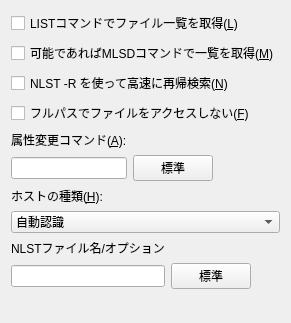
<?xml version="1.0" encoding="UTF-8"?>
<ui version="4.0">
 <class>HostSettingSpecialForm</class>
 <widget class="QWidget" name="HostSettingSpecialForm">
  <property name="geometry">
   <rect>
    <x>0</x>
    <y>0</y>
    <width>278</width>
    <height>323</height>
   </rect>
  </property>
  <property name="layoutDirection">
   <enum>Qt::LayoutDirection::LeftToRight</enum>
  </property>
  <property name="autoFillBackground">
   <bool>false</bool>
  </property>
  <layout class="QVBoxLayout" name="verticalLayout_3">
   <item>
    <layout class="QVBoxLayout" name="verticalLayout">
     <item>
      <widget class="QCheckBox" name="checkBox_ListCmdOnly">
       <property name="text">
        <string>LISTコマンドでファイル一覧を取得(&amp;L)</string>
       </property>
      </widget>
     </item>
     <item>
      <widget class="QCheckBox" name="checkBox_UseMLSD">
       <property name="text">
        <string>可能であればMLSDコマンドで一覧を取得(&amp;M)</string>
       </property>
      </widget>
     </item>
     <item>
      <widget class="QCheckBox" name="checkBox_UseNLST_R">
       <property name="text">
        <string>NLST -R を使って高速に再帰検索(&amp;N)</string>
       </property>
      </widget>
     </item>
     <item>
      <widget class="QCheckBox" name="checkBox_NoFullPath">
       <property name="text">
        <string>フルパスでファイルをアクセスしない(&amp;F)</string>
       </property>
      </widget>
     </item>
    </layout>
   </item>
   <item>
    <layout class="QGridLayout" name="gridLayout">
     <item row="1" column="0">
      <widget class="QLineEdit" name="lineEdit_ChmodCmd"/>
     </item>
     <item row="1" column="1">
      <widget class="QPushButton" name="pushButton_StdChmodCmd">
       <property name="text">
        <string>標準</string>
       </property>
      </widget>
     </item>
     <item row="0" column="0">
      <widget class="QLabel" name="label">
       <property name="text">
        <string>属性変更コマンド(&amp;A):</string>
       </property>
       <property name="buddy">
        <cstring>lineEdit_ChmodCmd</cstring>
       </property>
      </widget>
     </item>
     <item row="1" column="2">
      <spacer name="horizontalSpacer">
       <property name="orientation">
        <enum>Qt::Orientation::Horizontal</enum>
       </property>
       <property name="sizeHint" stdset="0">
        <size>
         <width>40</width>
         <height>20</height>
        </size>
       </property>
      </spacer>
     </item>
    </layout>
   </item>
   <item>
    <layout class="QVBoxLayout" name="verticalLayout_2">
     <item>
      <widget class="QLabel" name="label_2">
       <property name="text">
        <string>ホストの種類(&amp;H):</string>
       </property>
       <property name="buddy">
        <cstring>comboBox_HostType</cstring>
       </property>
      </widget>
     </item>
     <item>
      <widget class="QComboBox" name="comboBox_HostType">
       <item>
        <property name="text">
         <string>自動認識</string>
        </property>
       </item>
       <item>
        <property name="text">
         <string>ACOS</string>
        </property>
       </item>
       <item>
        <property name="text">
         <string>VAX VMS</string>
        </property>
       </item>
       <item>
        <property name="text">
         <string>IRMX</string>
        </property>
       </item>
       <item>
        <property name="text">
         <string>ACOS-4</string>
        </property>
       </item>
       <item>
        <property name="text">
         <string>Stratus</string>
        </property>
       </item>
       <item>
        <property name="text">
         <string>Agilent Logic Analyzer</string>
        </property>
       </item>
       <item>
        <property name="text">
         <string>シバソク WL</string>
        </property>
       </item>
       <item>
        <property name="text">
         <string>NonStop Server</string>
        </property>
       </item>
      </widget>
     </item>
    </layout>
   </item>
   <item>
    <layout class="QGridLayout" name="gridLayout_2">
     <item row="1" column="1">
      <widget class="QPushButton" name="pushButton_StdLsName">
       <property name="text">
        <string>標準</string>
       </property>
      </widget>
     </item>
     <item row="0" column="0">
      <widget class="QLabel" name="label_3">
       <property name="text">
        <string>NLSTファイル名/オプション</string>
       </property>
       <property name="buddy">
        <cstring>lineEdit_LsName</cstring>
       </property>
      </widget>
     </item>
     <item row="1" column="0">
      <widget class="QLineEdit" name="lineEdit_LsName"/>
     </item>
     <item row="1" column="2">
      <spacer name="horizontalSpacer_2">
       <property name="orientation">
        <enum>Qt::Orientation::Horizontal</enum>
       </property>
       <property name="sizeHint" stdset="0">
        <size>
         <width>40</width>
         <height>20</height>
        </size>
       </property>
      </spacer>
     </item>
    </layout>
   </item>
   <item>
    <spacer name="verticalSpacer">
     <property name="orientation">
      <enum>Qt::Orientation::Vertical</enum>
     </property>
     <property name="sizeHint" stdset="0">
      <size>
       <width>20</width>
       <height>40</height>
      </size>
     </property>
    </spacer>
   </item>
  </layout>
 </widget>
 <tabstops>
  <tabstop>checkBox_ListCmdOnly</tabstop>
  <tabstop>checkBox_UseMLSD</tabstop>
  <tabstop>checkBox_UseNLST_R</tabstop>
  <tabstop>checkBox_NoFullPath</tabstop>
  <tabstop>lineEdit_ChmodCmd</tabstop>
  <tabstop>pushButton_StdChmodCmd</tabstop>
  <tabstop>comboBox_HostType</tabstop>
  <tabstop>lineEdit_LsName</tabstop>
  <tabstop>pushButton_StdLsName</tabstop>
 </tabstops>
 <resources/>
 <connections>
  <connection>
   <sender>pushButton_StdChmodCmd</sender>
   <signal>clicked()</signal>
   <receiver>HostSettingSpecialForm</receiver>
   <slot>onClick_pushButton_StdChmodCmd()</slot>
   <hints>
    <hint type="sourcelabel">
     <x>184</x>
     <y>150</y>
    </hint>
    <hint type="destinationlabel">
     <x>138</x>
     <y>162</y>
    </hint>
   </hints>
  </connection>
  <connection>
   <sender>pushButton_StdLsName</sender>
   <signal>clicked()</signal>
   <receiver>HostSettingSpecialForm</receiver>
   <slot>onClick_pushButton_StdLsName()</slot>
   <hints>
    <hint type="sourcelabel">
     <x>184</x>
     <y>255</y>
    </hint>
    <hint type="destinationlabel">
     <x>138</x>
     <y>162</y>
    </hint>
   </hints>
  </connection>
  <connection>
   <sender>checkBox_ListCmdOnly</sender>
   <signal>clicked()</signal>
   <receiver>HostSettingSpecialForm</receiver>
   <slot>onClick_checkBox_ListCmdOnly()</slot>
   <hints>
    <hint type="sourcelabel">
     <x>138</x>
     <y>20</y>
    </hint>
    <hint type="destinationlabel">
     <x>138</x>
     <y>162</y>
    </hint>
   </hints>
  </connection>
  <connection>
   <sender>comboBox_HostType</sender>
   <signal>currentIndexChanged(int)</signal>
   <receiver>HostSettingSpecialForm</receiver>
   <slot>onCurrentIndexChanged_comboBox_HostType(int)</slot>
   <hints>
    <hint type="sourcelabel">
     <x>138</x>
     <y>203</y>
    </hint>
    <hint type="destinationlabel">
     <x>138</x>
     <y>162</y>
    </hint>
   </hints>
  </connection>
 </connections>
 <slots>
  <slot>onClick_pushButton_StdChmodCmd()</slot>
  <slot>onClick_pushButton_StdLsName()</slot>
  <slot>onClick_checkBox_ListCmdOnly()</slot>
  <slot>onCurrentIndexChanged_comboBox_HostType(int)</slot>
 </slots>
</ui>
